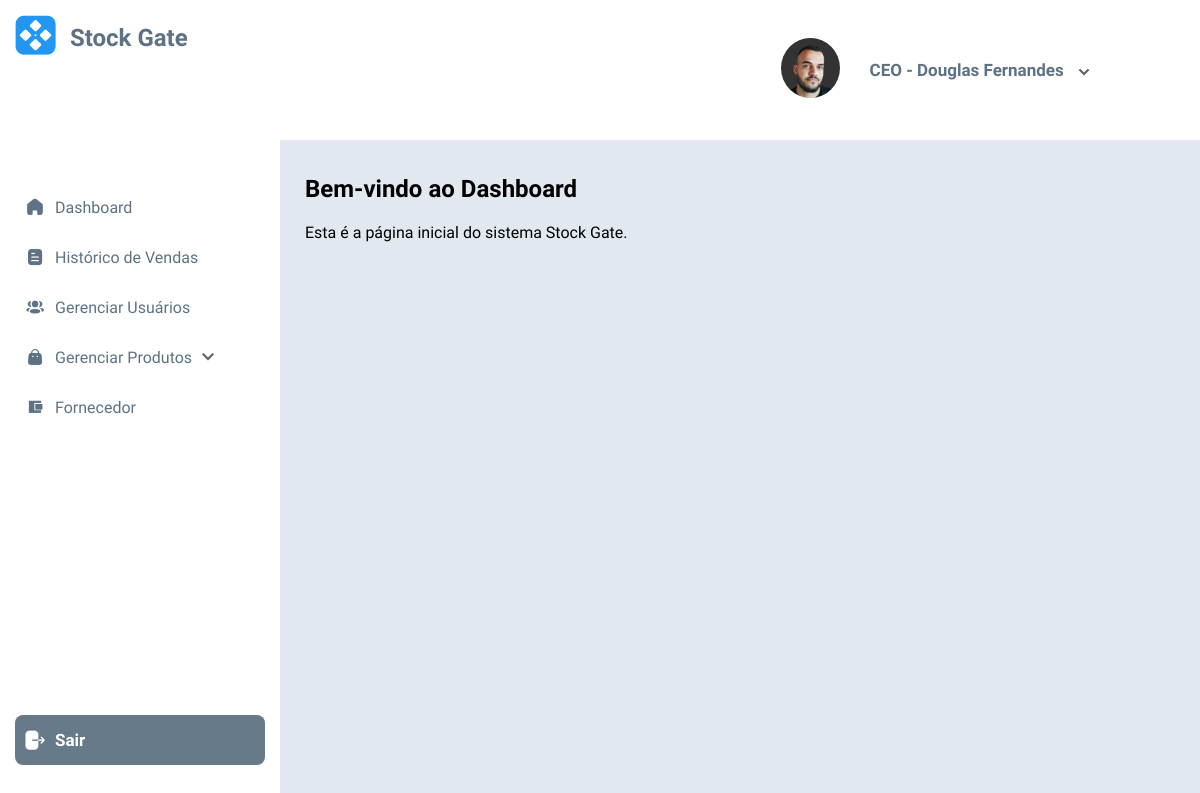
The app's page /ceo/dashboard/ (signed in) with its own data.
### users/models.py (models this page shows, shortened)
class CustomUser(AbstractUser):
    objects = CustomUserManager()
    first_name = None
    last_name = None
    username = None
    USERNAME_FIELD = "email"
    email = models.EmailField("email", unique=True)
    name = models.CharField("name", max_length=150)
    cpf = models.CharField("cpf", max_length=15)
    profile_picture = models.ImageField(upload_to='profile_pictures/', null=True, blank=True, default='profile_pictures/default.jpg')
    REQUIRED_FIELDS = []

### users/views.py (the view)
# urls.py: path('ceo/dashboard/', views.ceo_dashboard, name='ceo_dashboard'),
@login_required
def ceo_dashboard(request):
    return render(request, 'users/ceo/index.html')

### templates/users/ceo/index.html (shortened to what this page needs)
{% extends 'users/ceo/base.html' %}
{% block content %}
<section>
    <h1>Bem-vindo ao Dashboard</h1>
    <p>Esta é a página inicial do sistema Stock Gate.</p>
</section>
{% endblock %}

### templates/users/ceo/base.html (shortened to what this page needs)
{% load static %}
<!DOCTYPE html>
<html lang="en">
<head>
    <link rel="stylesheet" href="{% static 'css/ceo/base.css' %}">
</head>
<body>
    <header id="header">
        <div id="pic-profile">
            {% if request.user.profile_picture %}
                <img src="{{ request.user.profile_picture.url }}" alt="Profile Picture" style="max-width: 60px; max-height: 60px; border-radius: 50%;" />
            {% else %}
                <img src="{% static 'images/default.jpg' %}" alt="Default Profile Picture" style="max-width: 60px; max-height: 60px; border-radius: 50%;" />
            {% endif %}
        </div>
        <div id="info">
            <div id="openModalBtn">
                <div>
                    {% for group in request.user.groups.all %}
                        <span onclick="toggleModal(event)">{{ group.name }} - {{ request.user.name }}</span>
                        <img src="{% static 'images/ceo/down.png' %}" alt="Seta" style="width: auto; height: auto; margin-left: 10px;" />
                    {% endfor %}
                </div>
            </div>
        </div>
    </header>
    <div class="sidebar">
        <div id="logo">
            <div id="logo-child"><img src="{% static 'images/logo.png' %}" alt="logo Stock Gate"></div>
            <div id="logo-name">Stock Gate</div>
        </div>
        <ul>
            <li><a href="#dashboard"><img src="{% static 'images/ceo/Home.png' %}" alt="Dashboard Icon">Dashboard</a></li>
            <li><a href="#historico"><img src="{% static 'images/ceo/Document.png' %}" alt="Histórico Icon">Histórico de Vendas</a></li>
            <li><a href="{% url "usuarios" %}"><img src="{% static 'images/ceo/3 User.png' %}" alt="Usuários Icon">Gerenciar Usuários</a></li>
            <li class="dropdown">
                <a href="#produtos" class="dropdown-btn"><img src="{% static 'images/ceo/Bag.png' %}" alt="Produtos Icon">Gerenciar Produtos                        <img src="{% static 'images/ceo/down.png' %}" alt="Seta" style="width: auto; height: auto; margin-left: 10px;" />
                </a>
            </li>
            <li><a href="#fornecedor"><img src="{% static 'images/ceo/wallet.png' %}" alt="Fornecedor Icon">Fornecedor</a></li>
        </ul>
        <a class="logout-btn" href="{% url "logout" %}">
            <img src="{% static 'images/ceo/Logout.png' %}"  alt="Ícone de Sair" class="logout-icon">
            Sair
        </a>
    </div>
    <div class="content">
        {% block content %}{% endblock %}
    </div>
</body>
</html>

### static/css/ceo/base.css (style rules this page uses)
* { font-family: "Epilogue", sans-serif; }
body { margin: 0; font-family: "Epilogue", sans-serif; display: flex; background-color: #E2E8F0; height: 100vh; user-select: none; }
#sidebar, #header { user-select: none; }
#header { height: 140px; width: 100%; background-color: #fff; position: fixed; top: 0; display: flex; justify-content: flex-end; align-items: center; flex-direction: row; z-index: auto; padding: 0 20px; font-family: "Epilogue", sans-serif; }
#header img { max-width: 70px; max-height: 70px; border-radius: 50%; margin-left: 10px; }
#pic-profile { padding-right: 30px; }
#info { padding-right: 130px; color: #5D7285; font-size: 17px; font-weight: 600; }
#header img, #openModalBtn { cursor: pointer; }
.sidebar { width: 250px; background-color: #fff; color: #5D7285; height: 100vh; padding: 15px; position: fixed; display: flex; flex-direction: column; font-family: "Epilogue", sans-serif; }
.sidebar #logo { display: flex; flex-direction: row; align-items: center; font-family: "Epilogue", sans-serif; color: #5D7285; font-weight: 600; font-size: 24px; padding-bottom: 100px; }
#logo #logo-child { margin-right: 7px; }
#logo #logo-name { margin-left: 7px; }
.sidebar ul { list-style-type: none; padding: 0; }
.sidebar ul li { margin: 10px 0; }
.sidebar ul li a { color: #5D7285; text-decoration: none; display: flex; align-items: center; padding: 10px; border-radius: 5px; transition: background-color 0.3s; font-size: 16px; font-weight: 400; }
.sidebar ul li a img { width: 20px; height: 20px; margin-right: 10px; }
.logout-btn { display: flex; align-items: center; background-color: #667A8A; color: white; height: 50px; width: 230px; border: none; padding: 0 10px; margin-bottom: 50px; font-family: 'Epilogue', sans-serif; font-weight: bold; font-size: 17px; cursor: pointer; margin-top: auto; border-radius: 8px; text-decoration: none; }
.logout-icon { width: 20px; height: 20px; margin-right: 10px; }
.content { margin-left: 285px; margin-top: 135px; padding: 20px; width: 100%; height: 100%; position: fixed; }
section { margin-top: 20px; }

### records on screen
CustomUser: user.profile_picture (picture), user.name "Douglas Fernandes"

### other values on screen
{{ group.name }} "CEO"
